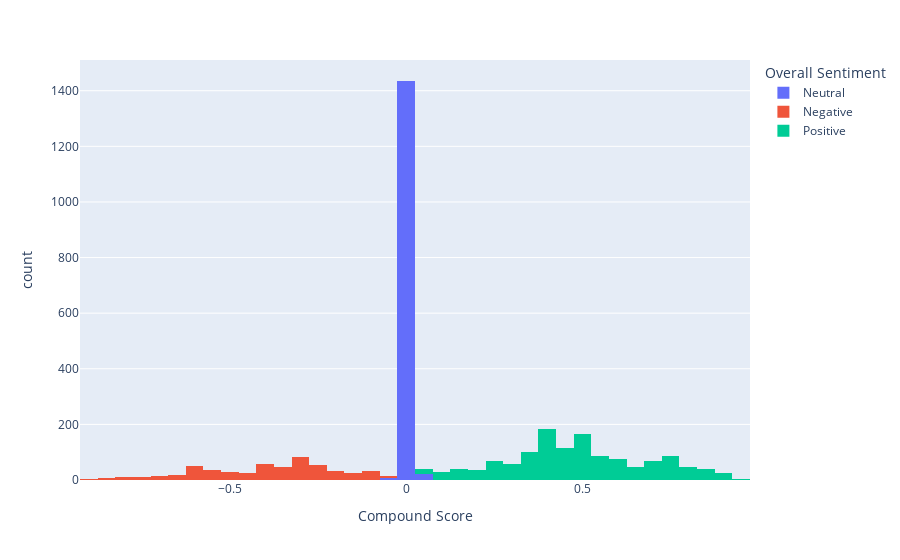

The notebook cell saved with this chart:
### Code cell
fig=px.histogram(data_frame=vader,x='Compound Score',color='Overall Sentiment',template='plotly')
fig.show()

### Figure 1 — Plotly figure (JSON) as saved in the notebook; plotly's stock layout.template omitted (floating-point values rounded to 4 significant figures; data arrays with more than 128 entries replaced by an {"elided": "..."} marker saying what was removed)
{"data": [{"alignmentgroup": "True", "bingroup": "x", "hovertemplate": "Overall Sentiment=Neutral<br>Compound Score=%{x}<br>count=%{y}<extra></extra>", "legendgroup": "Neutral", "marker": {"color": "#636efa"}, "name": "Neutral", "offsetgroup": "Neutral", "orientation": "v", "showlegend": true, "type": "histogram", "x": {"elided": "1462 float values"}, "xaxis": "x", "yaxis": "y"}, {"alignmentgroup": "True", "bingroup": "x", "hovertemplate": "Overall Sentiment=Negative<br>Compound Score=%{x}<br>count=%{y}<extra></extra>", "legendgroup": "Negative", "marker": {"color": "#EF553B"}, "name": "Negative", "offsetgroup": "Negative", "orientation": "v", "showlegend": true, "type": "histogram", "x": {"elided": "543 float values"}, "xaxis": "x", "yaxis": "y"}, {"alignmentgroup": "True", "bingroup": "x", "hovertemplate": "Overall Sentiment=Positive<br>Compound Score=%{x}<br>count=%{y}<extra></extra>", "legendgroup": "Positive", "marker": {"color": "#00cc96"}, "name": "Positive", "offsetgroup": "Positive", "orientation": "v", "showlegend": true, "type": "histogram", "x": {"elided": "1297 float values"}, "xaxis": "x", "yaxis": "y"}], "layout": {"barmode": "relative", "legend": {"title": {"text": "Overall Sentiment"}, "tracegroupgap": 0}, "margin": {"t": 60}, "xaxis": {"anchor": "y", "domain": [0, 1], "title": {"text": "Compound Score"}}, "yaxis": {"anchor": "x", "domain": [0, 1], "title": {"text": "count"}}}}
